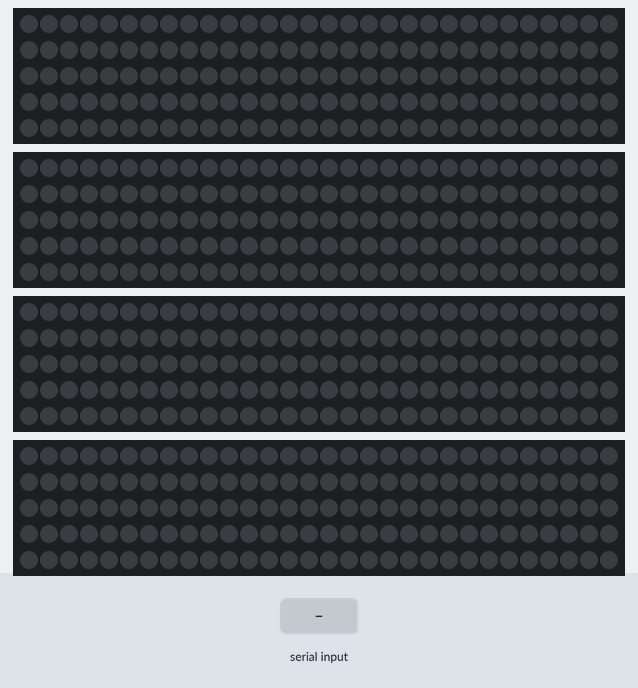
Simulated run of this sketch. Board: Arduino Uno, built with avr-gcc and run on an emulated ATmega328P. Parts: 4 × 150 RGB LEDs in strip order, left to right, continuing on the next row. Inputs (shaded band) come from the test bench. Dim RGB values are drawn brighter than linear; what the sketch prints to the serial monitor is not drawn.

Above: at 1.2 s.
1.3 s: "L1\n" received over Serial
At 2.0 s:
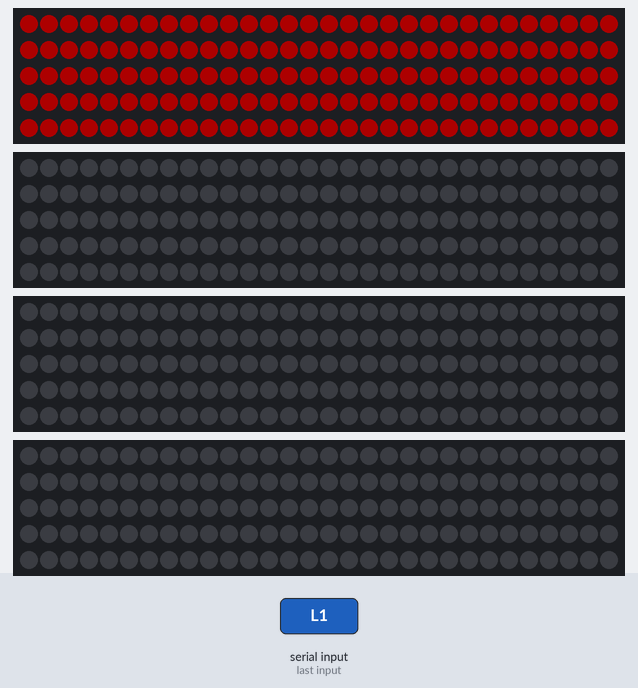
2.8 s: "L4\n" received over Serial
At 3.9 s:
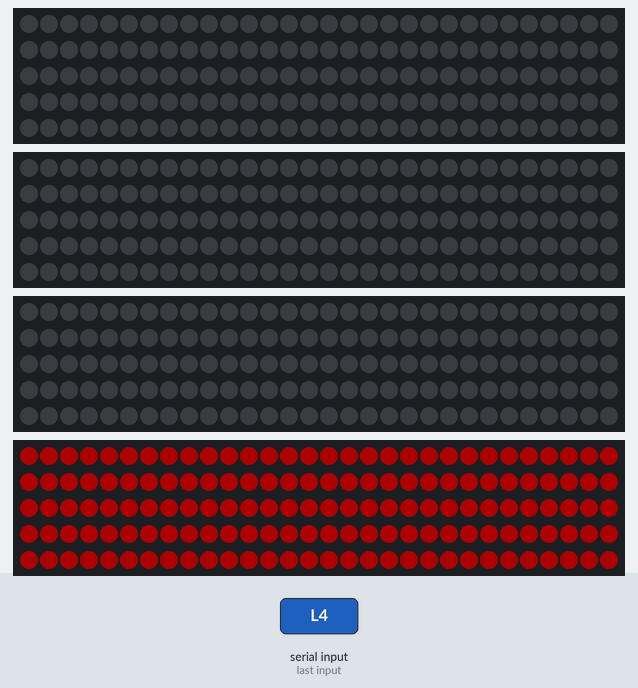
4.3 s: "L2\n" received over Serial
At 5.5 s:
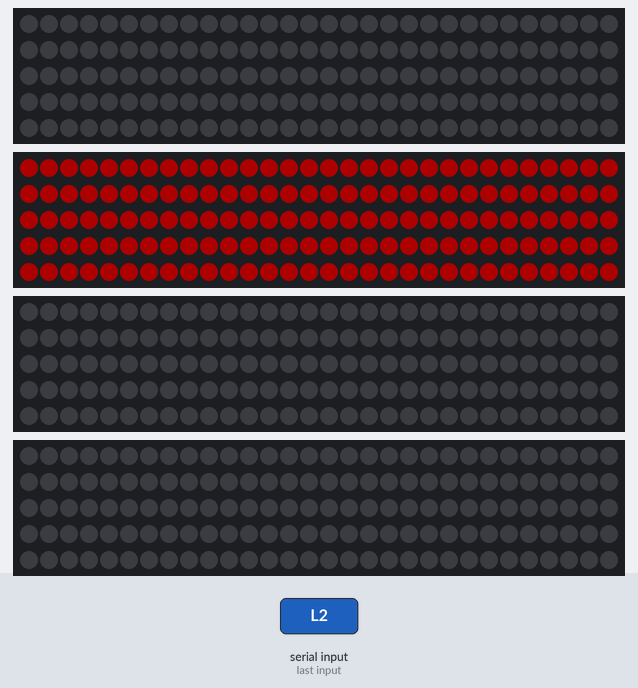
5.8 s: "L3\n" received over Serial
At 6.8 s:
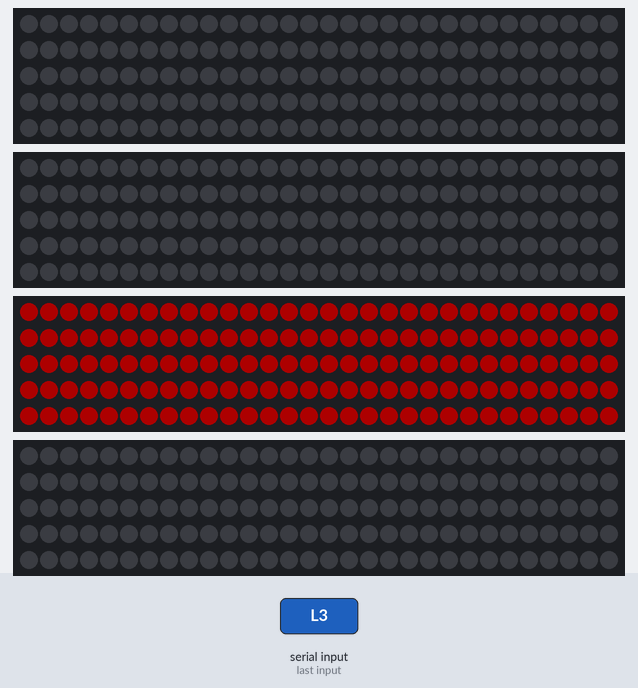
7.3 s: "L1\n" received over Serial
At 7.31 s:
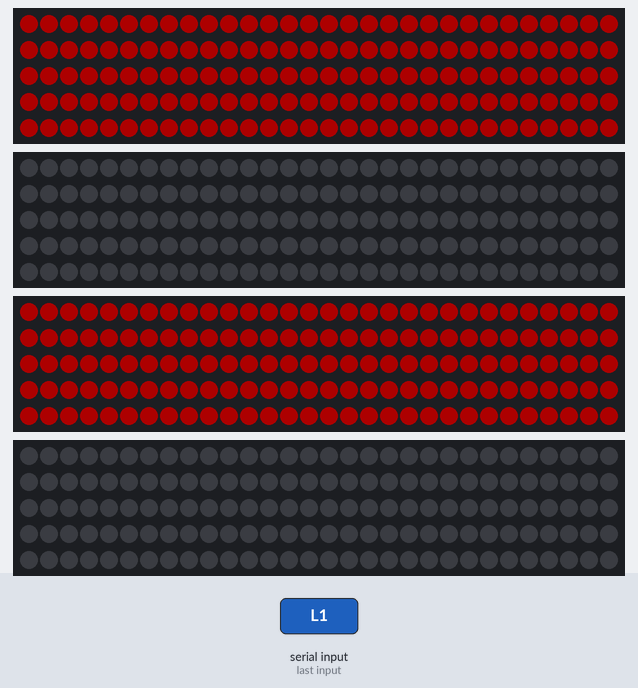
Timing chart, 0 to 10.3 s (numbered marks = the images above; inputs shaded):
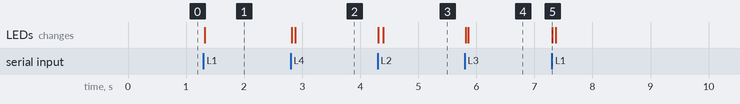

Measured:
- after the input at 1.3 s, the LEDs: change at once (image 1)
- after the input at 2.8 s, the LEDs: first change at once (image 2 shows a later state)
- after the input at 4.3 s, the LEDs: first change at once (image 3 shows a later state)
- after the input at 5.8 s, the LEDs: first change at once (image 4 shows a later state)
- after the input at 7.3 s, the LEDs: change at once (image 5)

The sketch:

switch_leg_megabot.ino
```cpp
#include "FastLED.h"
#include <String.h>

#define NUM_LEDS 150 // nombre de LEDs par bande
#define L4 2
#define L3 4
#define L1 22
#define L2 23
CRGB leds1[NUM_LEDS];
CRGB leds2[NUM_LEDS];
CRGB leds3[NUM_LEDS];
CRGB leds4[NUM_LEDS];

byte bright = 50; // luminosité des LEDs
String previousData = "";

void setup() {
  Serial.begin(9600);
  FastLED.addLeds<WS2812, L1, GRB>(leds1, NUM_LEDS).setCorrection(TypicalLEDStrip);
  FastLED.addLeds<WS2812, L2, GRB>(leds2, NUM_LEDS).setCorrection(TypicalLEDStrip);
  FastLED.addLeds<WS2812, L3, GRB>(leds3, NUM_LEDS).setCorrection(TypicalLEDStrip);
  FastLED.addLeds<WS2812, L4, GRB>(leds4, NUM_LEDS).setCorrection(TypicalLEDStrip);
  FastLED.setBrightness(bright);
}

void loop() {
  if (Serial.available() > 0) {
    String newData = Serial.readStringUntil('\n');

    if (newData != previousData) {
      previousData = newData;
      int echelle_basse = 0;
      int echelle_haute = NUM_LEDS - 1;

      if (newData == "L1") {
        Serial.println("allumage de :");
        Serial.print(newData);
        colorStrip(0, NUM_LEDS-1, leds1, CRGB::Red);
        colorStrip(0, NUM_LEDS-1, leds2, CRGB::Black);
        colorStrip(0, NUM_LEDS-1, leds3, CRGB::Black);
        colorStrip(0, NUM_LEDS-1, leds4, CRGB::Black);


      } else if (newData == "L2") {
        Serial.println("allumage de :");
        Serial.print(newData);
        colorStrip(0, NUM_LEDS-1, leds2, CRGB::Red);
        colorStrip(0, NUM_LEDS-1, leds1, CRGB::Black);
        colorStrip(0, NUM_LEDS-1, leds3, CRGB::Black);
        colorStrip(0, NUM_LEDS-1, leds4, CRGB::Black);

      } else if (newData == "L3") {
        Serial.println("allumage de :");
        Serial.print(newData);
        colorStrip(0, NUM_LEDS-1, leds3, CRGB::Red);
        colorStrip(0, NUM_LEDS-1, leds1, CRGB::Black);
        colorStrip(0, NUM_LEDS-1, leds2, CRGB::Black);
        colorStrip(0, NUM_LEDS-1, leds4, CRGB::Black);

      } else if (newData == "L4") {
        Serial.println("allumage de :");
        Serial.print(newData);
        colorStrip(0, NUM_LEDS-1, leds4, CRGB::Red);
        colorStrip(0, NUM_LEDS-1, leds2, CRGB::Black);
        colorStrip(0, NUM_LEDS-1, leds3, CRGB::Black);
        colorStrip(0, NUM_LEDS-1, leds1, CRGB::Black);

      } else {
        Serial.println("erreur data");
      }
    }

    else{
      Serial.println("same as last input nothing to do");
       Serial.println("previousData : ");
       Serial.print(previousData);
       Serial.println("newData : ");
       Serial.print(newData);

      }

  }
}

void colorStrip(int startIndex, int endIndex, CRGB leds[], CRGB color) {
  for (int i = startIndex; i <= endIndex; i++) {
    leds[i] = color; // Définir la couleur des LEDs
  }
  FastLED.show(); // Afficher les couleurs sur les LEDs
}
```
